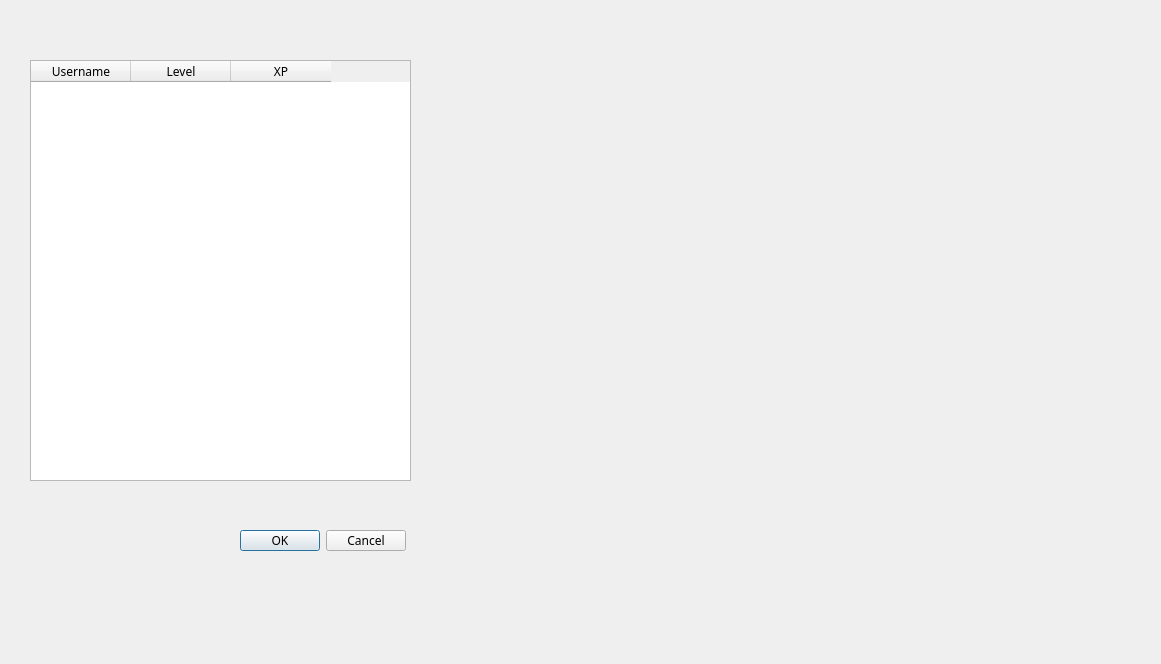
<?xml version="1.0" encoding="UTF-8"?>
<ui version="4.0">
 <class>Scoreboard</class>
 <widget class="QDialog" name="Scoreboard">
  <property name="geometry">
   <rect>
    <x>0</x>
    <y>0</y>
    <width>1161</width>
    <height>664</height>
   </rect>
  </property>
  <property name="windowTitle">
   <string>ScoreBoard</string>
  </property>
  <widget class="QLabel" name="label">
   <property name="geometry">
    <rect>
     <x>-110</x>
     <y>0</y>
     <width>681</width>
     <height>51</height>
    </rect>
   </property>
   <property name="font">
    <font>
     <family>Segoe UI</family>
     <pointsize>14</pointsize>
     <weight>50</weight>
     <italic>false</italic>
     <bold>false</bold>
    </font>
   </property>
   <property name="styleSheet">
    <string notr="true">font: 14pt &quot;Segoe UI&quot;;
color : rgb(0, 0, 0)</string>
   </property>
   <property name="text">
    <string/>
   </property>
   <property name="pixmap">
    <pixmap resource="uimd.qrc">:/pngg/prim page.png</pixmap>
   </property>
   <property name="alignment">
    <set>Qt::AlignCenter</set>
   </property>
  </widget>
  <widget class="QTableWidget" name="tableWidget">
   <property name="geometry">
    <rect>
     <x>30</x>
     <y>60</y>
     <width>381</width>
     <height>421</height>
    </rect>
   </property>
   <property name="font">
    <font>
     <family>MV Boli</family>
    </font>
   </property>
   <column>
    <property name="text">
     <string>Username</string>
    </property>
   </column>
   <column>
    <property name="text">
     <string>Level</string>
    </property>
   </column>
   <column>
    <property name="text">
     <string>XP</string>
    </property>
   </column>
  </widget>
  <widget class="QDialogButtonBox" name="buttonBox">
   <property name="geometry">
    <rect>
     <x>240</x>
     <y>530</y>
     <width>166</width>
     <height>21</height>
    </rect>
   </property>
   <property name="font">
    <font>
     <family>MV Boli</family>
    </font>
   </property>
   <property name="standardButtons">
    <set>QDialogButtonBox::Cancel|QDialogButtonBox::Ok</set>
   </property>
  </widget>
  <widget class="QLabel" name="label_2">
   <property name="geometry">
    <rect>
     <x>0</x>
     <y>0</y>
     <width>1161</width>
     <height>664</height>
    </rect>
   </property>
   <property name="text">
    <string/>
   </property>
   <property name="pixmap">
    <pixmap resource="uimd.qrc">:/pngg/havij page.png</pixmap>
   </property>
  </widget>
  <zorder>label_2</zorder>
  <zorder>label</zorder>
  <zorder>tableWidget</zorder>
  <zorder>buttonBox</zorder>
 </widget>
 <resources>
  <include location="uimd.qrc"/>
 </resources>
 <connections/>
</ui>
